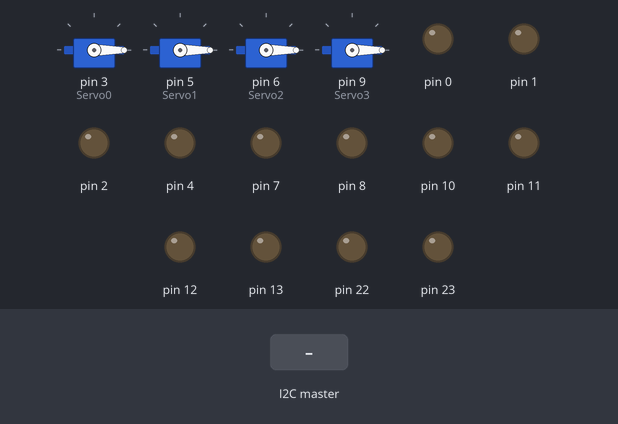
This sketch was run on a simulated Arduino Uno, built with avr-gcc and run on an emulated ATmega328P. On the bench: 4 × servo, output pins drawn as LEDs (lit = HIGH). Inputs (shaded band) come from the test bench.

Above: at 1.2 s.
1.3 s: the I2C master sends the byte 90
At 2.5 s:
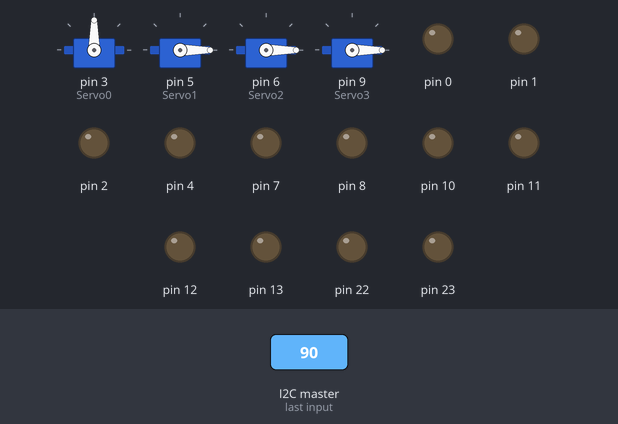
2.8 s: the I2C master sends the byte 200
At 3.6 s:
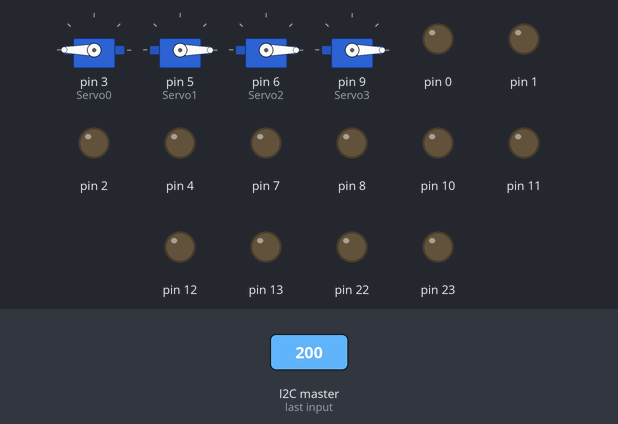
4.3 s: the I2C master sends the byte 0
At 4.7 s:
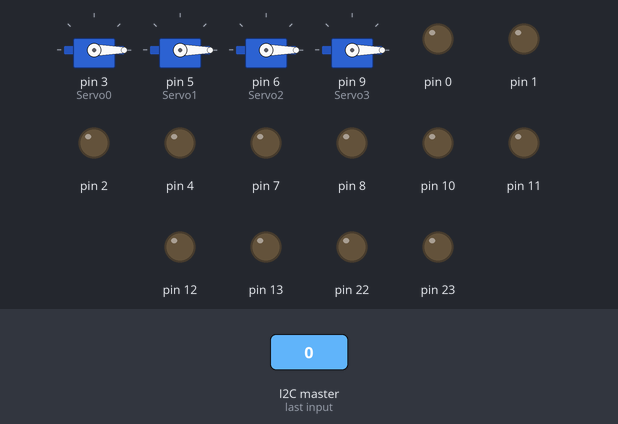
Timing chart, 0 to 7.3 s (numbered marks = the images above; inputs shaded):
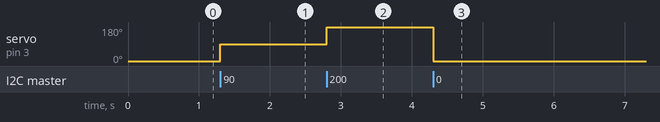

Measured:
- after the input at 1.3 s, servo on pin 3 (Servo0): 0° → 90° at once
- after the input at 2.8 s, servo on pin 3 (Servo0): 90° → 180° at once
- after the input at 4.3 s, servo on pin 3 (Servo0): 180° → 0° at once

The sketch:

part3_servo.ino
```cpp
#include <Wire.h>

#include <Servo.h>

int ang;
Servo Servo0;
Servo Servo1;
Servo Servo2;
Servo Servo3;
void setup()
{
  Wire.begin(12);//address of servo microcontroller
  DDRD = 255;//set data
  DDRB = 255;
  Servo0.attach(3);//connect servos to appopriate pins
  Servo1.attach(5);
  Servo2.attach(6);
  Servo3.attach(9);
  Servo0.write(0);
  Servo1.write(0);
  Servo2.write(0);
  Servo3.write(0);
  Wire.onReceive(rec);//when info is recieved call rec function
}


void loop()
{}

void rec(int num_rec)
{
  ang = Wire.read();//read value from master
  Servo0.write(ang);//write value to servo
  ang = Wire.read();
  Servo1.write(ang);
  ang = Wire.read();
  Servo2.write(ang);
  ang = Wire.read();
  Servo3.write(ang);
}
```
